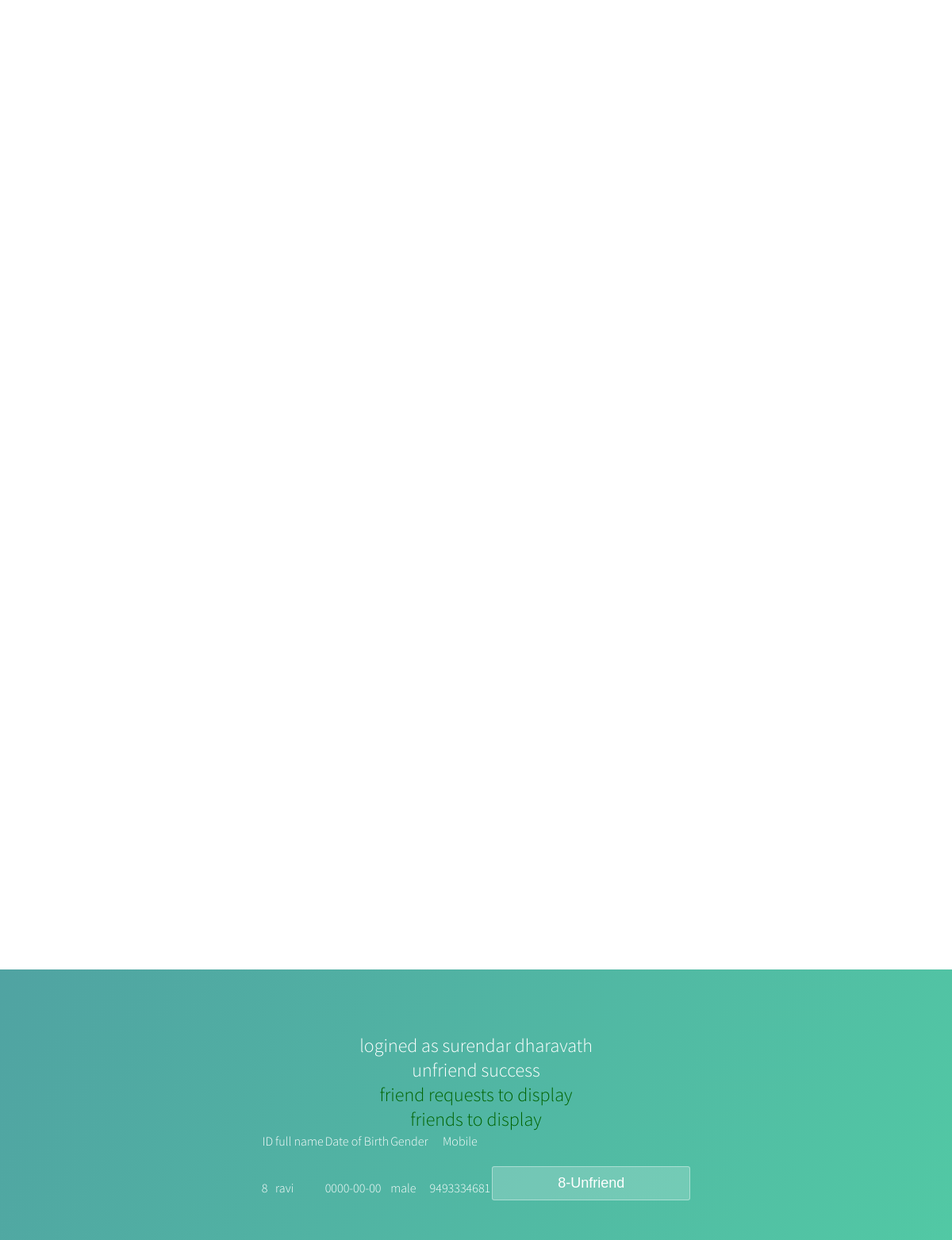
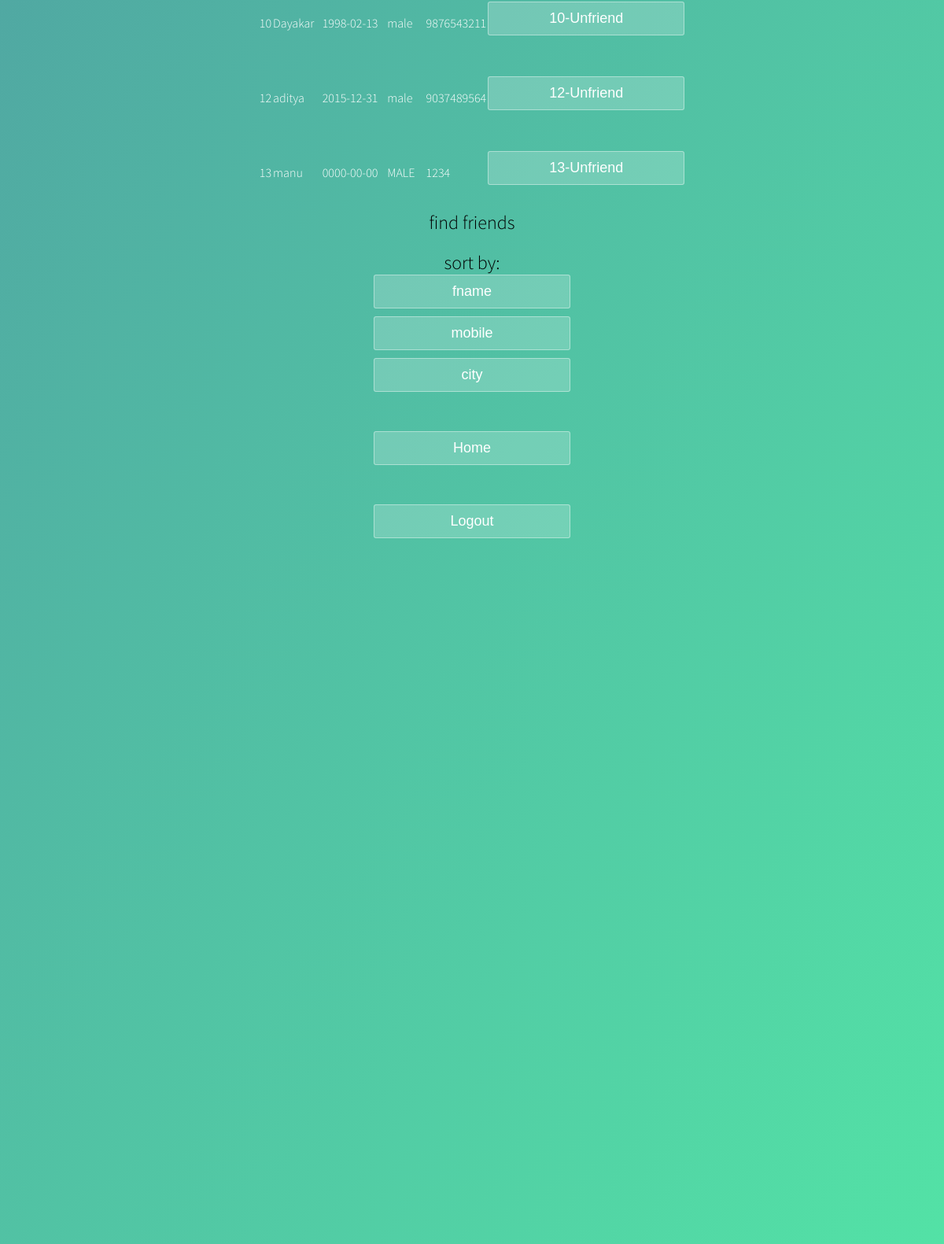
/unfriend.php (signed in), run on the app's committed database (2 pictures, top to bottom).
### tables this page shows
CREATE TABLE `data` (
  `id` int(11) NOT NULL AUTO_INCREMENT,
  `fname` varchar(30) NOT NULL,
  `dob` date NOT NULL,
  `gender` varchar(10) NOT NULL,
  `mobile` varchar(15) DEFAULT NULL,
  `regd` datetime NOT NULL DEFAULT CURRENT_TIMESTAMP,
  `city` varchar(20) NOT NULL,
  `email` varchar(25) NOT NULL,
  PRIMARY KEY (`id`),
  UNIQUE KEY `email` (`email`),
  UNIQUE KEY `mobile` (`mobile`)
);

### unfriend.php (the view, shortened to what this page needs)
<html>
<head>
<link rel="stylesheet" href="style/css/style.css">
</head>
<body>
<div class="wrapper">
	<div class="container">
<head>
<center>
<?php if($_SESSION["id"] !=1){
echo "<body background='5.jpeg'>
<center>
<h1>
chat with me<br>
</h1>
<b>login</b><br><br>
<form action='check.php' method='POST'>
<input type='text' name='mob' placeholder='Mobile' required><br>
<input type='password' name='psd' placeholder='Password' required><br>
<input type='submit' value='login'>
</form>
<form action='signup.php' method='POST'>
<input type='submit' value='Signup'>
</form>
<form action='forgot.php' method='POST'>
<input type='submit' value='Forgot password'>
</form>
</center>";
}
else {
echo "<h2> logined as ";
$servername="localhost";
$username="root";
$password="ls@143";
$dbname="chat_box";
$conn=mysqli_connect($servername,$username,$password,$dbname);
$m=$_SESSION['user'];
$sql="SELECT id,fname from data where mobile='$m' or email='$m'";
$result=mysqli_query($conn,$sql);
while($row=mysqli_fetch_assoc($result)){
$pp=$row["fname"];
$id=$row["id"];
}
echo "$pp<br>";
$fid=$_POST["fid"];
$fid=$fid%1000;
$sql="delete from friends where id=$id and fid=$fid";
$result=mysqli_query($conn,$sql);
$sql="delete from friends where id=$fid and fid=$id";
$result1=mysqli_query($conn,$sql);
if($result && $result1){
echo "unfriend success<br>";
}
else{
echo "something went wrong!!";
}
echo "<font color='darkgreen' <br>friend requests to display<br>";
$sql="select id from data where mobile='$m' or email='$m'";
$result=mysqli_query($conn,$sql);
while($row=mysqli_fetch_assoc($result)){
$id=$row["id"];
$sql="select  distinct data.id,fname,dob,gender,mobile from data,friends where data.id=friends.id and friends.fid=$id";
$result=mysqli_query($conn,$sql);
if($result->num_rows>0){
echo "<table><tr><th>ID</th><th>full name</th><th>Date of Birth</th><th>Gender</th><th>Mobile</th></tr>";
while($row=mysqli_fetch_assoc($result)){
$iid=$row["id"];
echo "<tr><td>".$row["id"]."</td><td>".$row["fname"]."</td><td>".$row["dob"]."</td><td>".$row["gender"]."</td><td>".$row["mobile"]."</td><td><form action='unfriend.php' method='POST'>
<input type='submit' value='$iid-Unfriend'  name='fid'></form></td></tr>";
}
echo "<font color='darkgreen' <br>friends to display<br>";
echo "</table></head>";
}
}
echo "<font color='black'>find friends";
}
?>
<form method='POST' action="<?php echo htmlspecialchars($_SERVER["PHP_SELF"]);?>">
sort by:<input type='submit' value='fname' name='sort'>
	<input type='submit' value='mobile' name='sort'>
	<input type='submit' value='city' name='sort'>
	</form>
<?php
echo "<form action='welcome.php' method='post'>
<input type='submit' value='Home'></form>";
echo "<form action='index.php' method='post'>
<input type='submit' value='Logout'></form>";
?>
</div>
<ul class='bg-bubbles'>
	</ul>
</div>
</body>
</html>

### style/css/style.css (style rules this page uses)
* { box-sizing: border-box; margin: 0; padding: 0; font-weight: 300; }
body { font-family: 'Source Sans Pro', sans-serif; color: white; font-weight: 300; }
.wrapper { background: #50a3a2; background: -webkit-linear-gradient(top left, #50a3a2 0%, #53e3a6 100%); background: linear-gradient(to bottom right, #50a3a2 0%, #53e3a6 100%); position: absolute; top: 50%; left: 0; width: 100%; height: 2000px; margin-top: -350px; overflow: hidden; }
.container { max-width: 600px; margin: 0 auto; padding: 80px 0; height: 400px; text-align: center; }
form { padding: 20px 0; position: relative; z-index: 2; }
form input { -webkit-appearance: none; -moz-appearance: none; appearance: none; outline: 0; border: 1px solid rgba(255, 255, 255, 0.4); background-color: rgba(255, 255, 255, 0.2); width: 250px; border-radius: 3px; padding: 10px 15px; margin: 0 auto 10px auto; display: block; text-align: center; font-size: 18px; color: white; -webkit-transition-duration: 0.25s; transition-duration: 0.25s; font-weight: 300; }
.bg-bubbles { position: absolute; top: 0; left: 0; width: 100%; height: 100%; z-index: 1; }

### data on the page
data: fname "surendar dharavath"
data: id "8", fname "ravi", dob "0000-00-00", gender "male", mobile "9493334681", fid "8-Unfriend"
data: id "10", fname "Dayakar", dob "1998-02-13", gender "male", mobile "9876543211", fid "10-Unfriend"
data: id "12", fname "aditya", dob "2015-12-31", gender "male", mobile "9037489564", fid "12-Unfriend"
data: id "13", fname "manu", dob "0000-00-00", gender "MALE", mobile "1234", fid "13-Unfriend"
